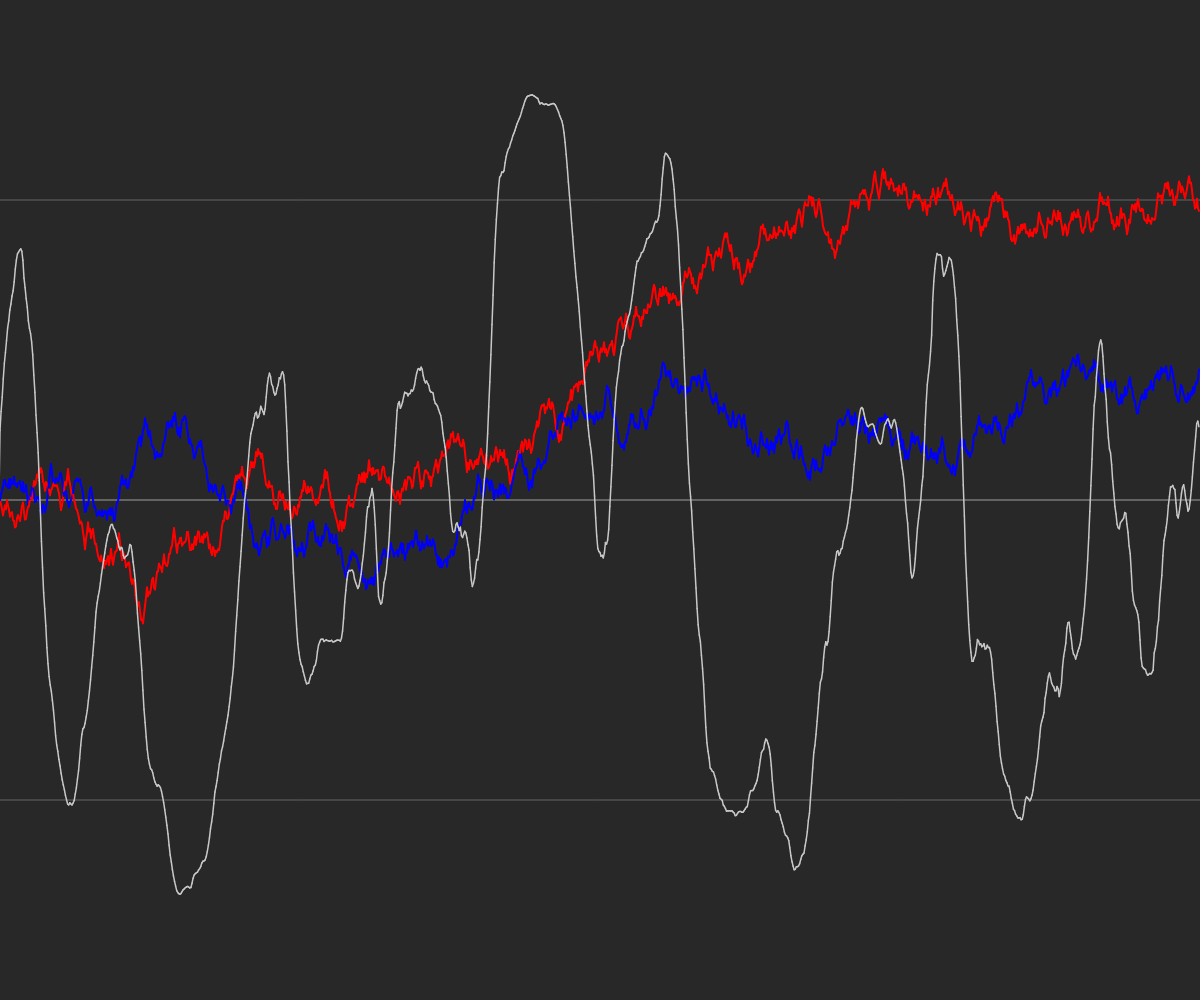
Frame 1 (no input)
Frame 60 (no input): identical to frame 1, image omitted
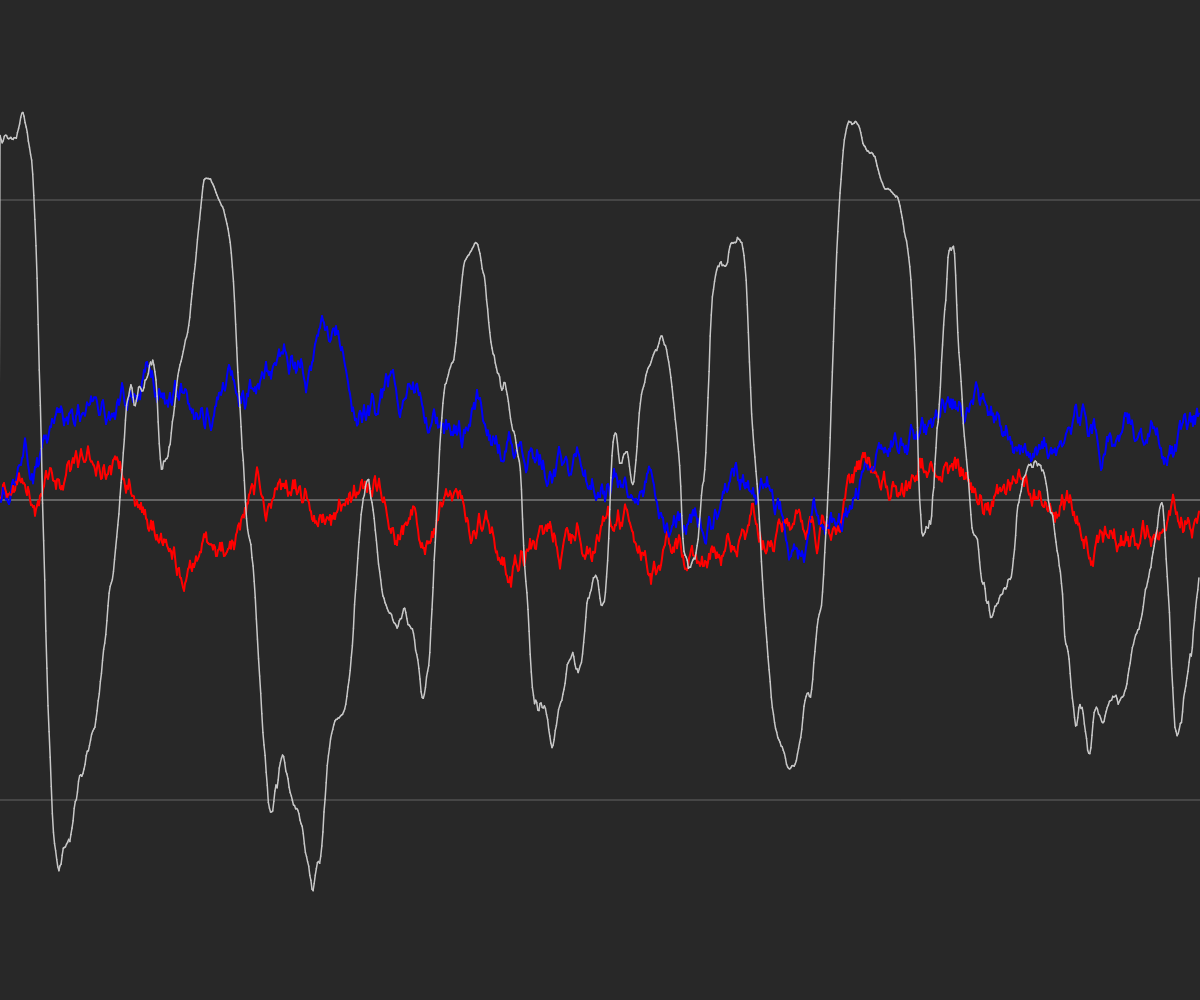
Frame 120 (the mouse pressed at the canvas centre since frame 60)

The p5.js sketch that drew these frames (run headless with seeded random() and noise() and a simulated clock; from frame 60 on, the mouse is pressed at the canvas centre):

// p5.js sketch
// ── sketch.js
let arLength;
let period = 100; // fixed medium period
let stepSize = 10;
let ar1 = [];
let ar2 = [];

//=================================================================
function setup() {
  createCanvas(windowWidth, windowHeight);
  arLength = width;
  generateData();
}

//=================================================================
function limit(val, min, max) {
  if (val < min) return min;
  else if (val > max) return max;
  else return val;
}

//=================================================================
function draw() {
  background(40, 40, 40);

  // guide lines
  strokeWeight(2);
  stroke(100);
  line(0, height / 2, width, height / 2);
  strokeWeight(1);
  line(0, height * 0.2, width, height * 0.2);
  line(0, height * 0.8, width, height * 0.8);

  let val = 0;
  let prevVal = 0;

  for (let i = 1; i < ar1.length; i++) {
    // draw correlation (start at x = 0, full width)
    if (i >= period) {
      prevVal = val;
      val = correlation(i, period);
      stroke(200);
      strokeWeight(1.5);
      line(
        map(i - period, 0, ar1.length - period, 0, width),
        map(val, -1, 1, height, 0),
        map(i - 1 - period, 0, ar1.length - period, 0, width),
        map(prevVal, -1, 1, height, 0)
      );
    }

    // draw datasets
    stroke(255, 0, 0);
    strokeWeight(2);
    line(
      map(i, 0, ar1.length, 0, width),
      ar1[i],
      map(i - 1, 0, ar1.length, 0, width),
      ar1[i - 1]
    );

    stroke(0, 0, 250);
    line(
      map(i, 0, ar2.length, 0, width),
      ar2[i],
      map(i - 1, 0, ar2.length, 0, width),
      ar2[i - 1]
    );
  }
}

//=================================================================
// This calculates the Pearson correlation coefficient
// over the last period points up to index i.
function correlation(i, period) {
  let retVal = 0;
  let sd1 = standardDeviation(ar1, i, period);
  let sd2 = standardDeviation(ar2, i, period);
  let mean1 = getAverage(ar1, i, period);
  let mean2 = getAverage(ar2, i, period);

  for (let j = 0; j < period; j++) {
    let tmp1 = (ar1[i - j] - mean1) / sd1;
    let tmp2 = (ar2[i - j] - mean2) / sd2;
    retVal += tmp1 * tmp2;
  }
  return retVal / (period - 1);
}

//=================================================================
function getAverage(ar, i, period) {
  let avg = 0;
  for (let p = 0; p < period; p++) {
    avg += ar[i - p];
  }
  return avg / period;
}

//=================================================================
function standardDeviation(ar, i, period) {
  let avg = getAverage(ar, i, period);
  let sd = 0;
  for (let j = 0; j < period; j++) {
    sd += sq(ar[i - j] - avg);
  }
  sd /= (period - 1);
  return sqrt(sd);
}

//=================================================================
function mousePressed() {
  generateData(); // click to regenerate random data
}

//=================================================================
function generateData() {
  ar1 = new Array(arLength);
  ar2 = new Array(arLength);
  ar1[0] = height / 2;
  ar2[0] = height / 2;

  for (let i = 1; i < arLength; i++) {
    ar1[i] = limit(ar1[i - 1] + random(-stepSize, stepSize), 0, height);
    ar2[i] = limit(ar2[i - 1] + random(-stepSize, stepSize), 0, height);
  }
}
